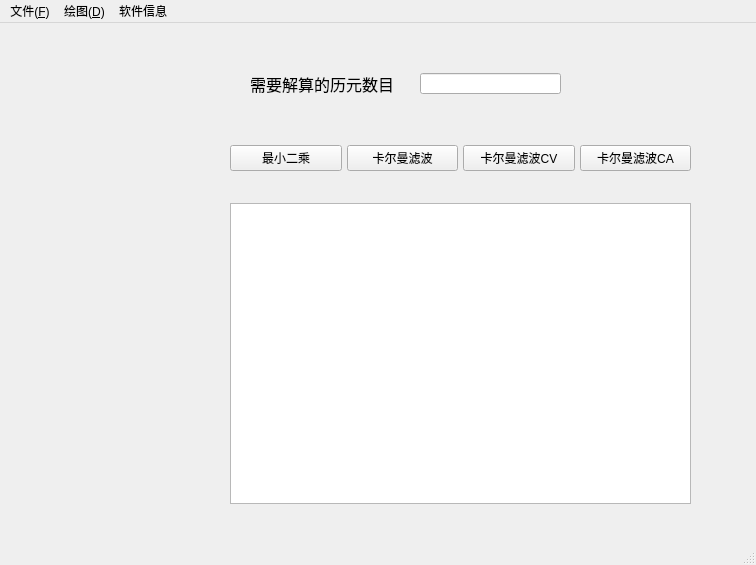
<?xml version="1.0" encoding="UTF-8"?>
<ui version="4.0">
 <class>MainWindow</class>
 <widget class="QMainWindow" name="MainWindow">
  <property name="geometry">
   <rect>
    <x>0</x>
    <y>0</y>
    <width>756</width>
    <height>565</height>
   </rect>
  </property>
  <property name="windowTitle">
   <string>MainWindow</string>
  </property>
  <widget class="QWidget" name="centralwidget">
   <widget class="QLabel" name="label">
    <property name="geometry">
     <rect>
      <x>250</x>
      <y>40</y>
      <width>161</width>
      <height>41</height>
     </rect>
    </property>
    <property name="font">
     <font>
      <family>黑体</family>
      <pointsize>12</pointsize>
     </font>
    </property>
    <property name="text">
     <string>需要解算的历元数目</string>
    </property>
   </widget>
   <widget class="QLineEdit" name="lineEdit">
    <property name="geometry">
     <rect>
      <x>420</x>
      <y>50</y>
      <width>141</width>
      <height>21</height>
     </rect>
    </property>
   </widget>
   <widget class="QTextBrowser" name="textBrowser">
    <property name="geometry">
     <rect>
      <x>230</x>
      <y>180</y>
      <width>461</width>
      <height>301</height>
     </rect>
    </property>
   </widget>
   <widget class="QWidget" name="layoutWidget">
    <property name="geometry">
     <rect>
      <x>230</x>
      <y>100</y>
      <width>461</width>
      <height>71</height>
     </rect>
    </property>
    <layout class="QHBoxLayout" name="horizontalLayout_2" stretch="0,0,0,0">
     <property name="spacing">
      <number>5</number>
     </property>
     <property name="sizeConstraint">
      <enum>QLayout::SetDefaultConstraint</enum>
     </property>
     <property name="leftMargin">
      <number>0</number>
     </property>
     <property name="bottomMargin">
      <number>0</number>
     </property>
     <item>
      <widget class="QPushButton" name="LSM_Button">
       <property name="minimumSize">
        <size>
         <width>0</width>
         <height>0</height>
        </size>
       </property>
       <property name="sizeIncrement">
        <size>
         <width>0</width>
         <height>2</height>
        </size>
       </property>
       <property name="baseSize">
        <size>
         <width>0</width>
         <height>2</height>
        </size>
       </property>
       <property name="text">
        <string>最小二乘</string>
       </property>
      </widget>
     </item>
     <item>
      <widget class="QPushButton" name="KALMAN_Button">
       <property name="minimumSize">
        <size>
         <width>0</width>
         <height>0</height>
        </size>
       </property>
       <property name="sizeIncrement">
        <size>
         <width>0</width>
         <height>2</height>
        </size>
       </property>
       <property name="baseSize">
        <size>
         <width>0</width>
         <height>2</height>
        </size>
       </property>
       <property name="text">
        <string>卡尔曼滤波</string>
       </property>
      </widget>
     </item>
     <item>
      <widget class="QPushButton" name="KALMANCVButton">
       <property name="minimumSize">
        <size>
         <width>0</width>
         <height>0</height>
        </size>
       </property>
       <property name="sizeIncrement">
        <size>
         <width>0</width>
         <height>2</height>
        </size>
       </property>
       <property name="baseSize">
        <size>
         <width>0</width>
         <height>2</height>
        </size>
       </property>
       <property name="text">
        <string>卡尔曼滤波CV</string>
       </property>
      </widget>
     </item>
     <item>
      <widget class="QPushButton" name="KALMANCAButton">
       <property name="minimumSize">
        <size>
         <width>0</width>
         <height>0</height>
        </size>
       </property>
       <property name="sizeIncrement">
        <size>
         <width>0</width>
         <height>2</height>
        </size>
       </property>
       <property name="baseSize">
        <size>
         <width>0</width>
         <height>2</height>
        </size>
       </property>
       <property name="text">
        <string>卡尔曼滤波CA</string>
       </property>
      </widget>
     </item>
    </layout>
   </widget>
   <widget class="QLabel" name="showimage">
    <property name="geometry">
     <rect>
      <x>20</x>
      <y>10</y>
      <width>201</width>
      <height>471</height>
     </rect>
    </property>
    <property name="text">
     <string/>
    </property>
    <property name="pixmap">
     <pixmap resource="_resource.qrc">:/new/lingmeng.jpg</pixmap>
    </property>
    <property name="scaledContents">
     <bool>true</bool>
    </property>
   </widget>
  </widget>
  <widget class="QMenuBar" name="menubar">
   <property name="geometry">
    <rect>
     <x>0</x>
     <y>0</y>
     <width>756</width>
     <height>23</height>
    </rect>
   </property>
   <widget class="QMenu" name="menu">
    <property name="title">
     <string>文件(&amp;F)</string>
    </property>
    <addaction name="daoru"/>
    <addaction name="separator"/>
    <addaction name="baocun"/>
    <addaction name="guanbi"/>
   </widget>
   <widget class="QMenu" name="menu_2">
    <property name="title">
     <string>软件信息</string>
    </property>
    <addaction name="action_2"/>
   </widget>
   <widget class="QMenu" name="menu_D">
    <property name="title">
     <string>绘图(&amp;D)</string>
    </property>
    <addaction name="Draw_X"/>
    <addaction name="Draw_Y"/>
    <addaction name="Draw_Z"/>
   </widget>
   <addaction name="menu"/>
   <addaction name="menu_D"/>
   <addaction name="menu_2"/>
  </widget>
  <widget class="QStatusBar" name="statusbar"/>
  <action name="daoru">
   <property name="text">
    <string>导入文件(&amp;S)</string>
   </property>
  </action>
  <action name="baocun">
   <property name="text">
    <string>保存文件(&amp;S)</string>
   </property>
  </action>
  <action name="guanbi">
   <property name="text">
    <string>关闭程序(&amp;C)</string>
   </property>
  </action>
  <action name="action_2">
   <property name="text">
    <string>软件信息</string>
   </property>
  </action>
  <action name="Draw_X">
   <property name="text">
    <string>绘制X坐标图</string>
   </property>
  </action>
  <action name="Draw_Y">
   <property name="text">
    <string>绘制Y坐标图</string>
   </property>
  </action>
  <action name="Draw_Z">
   <property name="text">
    <string>绘制Z坐标图</string>
   </property>
  </action>
 </widget>
 <resources>
  <include location="_resource.qrc"/>
 </resources>
 <connections/>
</ui>
